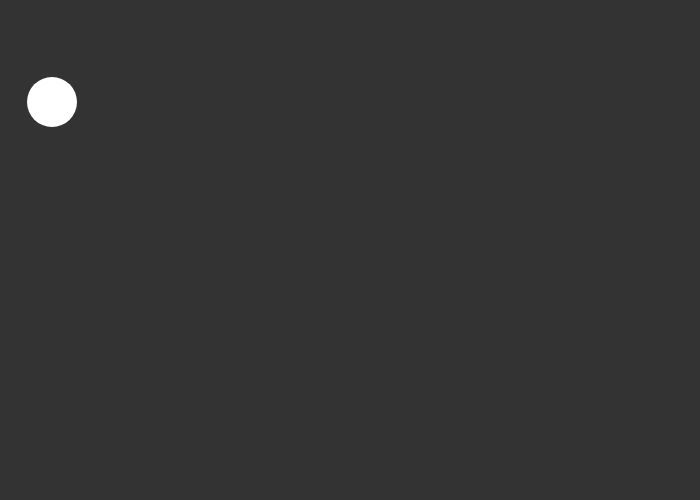
Frame 1 (no input)
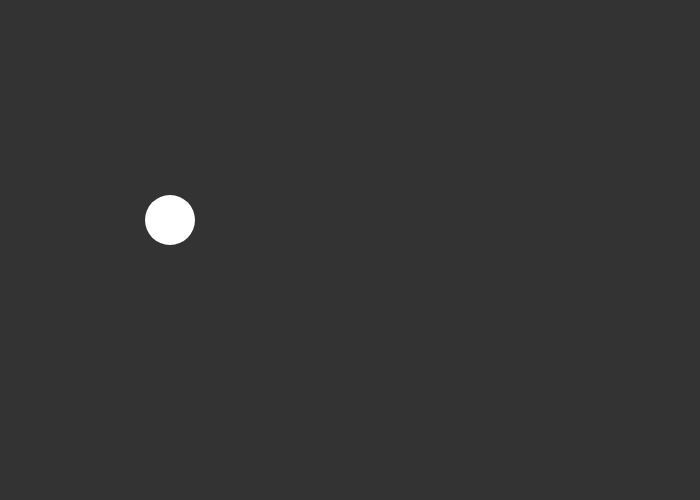
Frame 60 (no input)
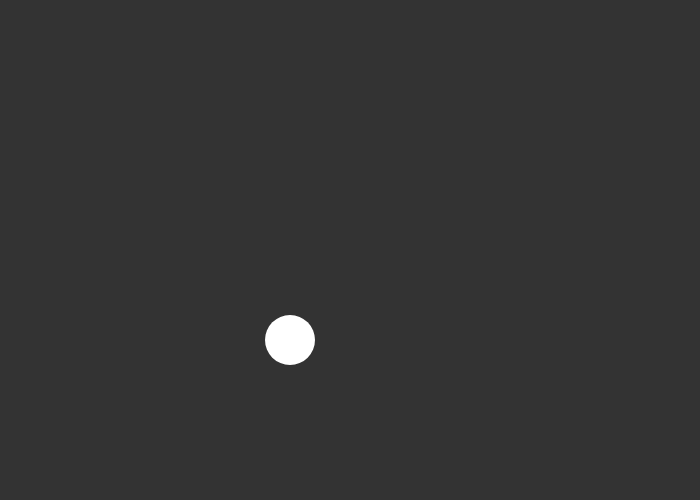
Frame 120 (the mouse pressed at the canvas centre since frame 60)

The p5.js sketch that drew these frames (run headless with seeded random() and noise() and a simulated clock; from frame 60 on, the mouse is pressed at the canvas centre):

// p5.js sketch
// ── sketch.js
var x, y, vx, vy, r;

function setup() {
  createCanvas(700, 500);

  noStroke();

  x = 50;
  y = 100;

  vx = 2;
  vy = 2;

  r = 25;
}

function draw() {
  background(51);

  x += vx;
  y += vy;

  if (x + r > width || x - r < 0) {
    x = max(0, min(x, width));
    vx *= -1;
    fill(random(0, 255),random(0, 255), random(0, 255));
  }
  
  if (y + r > height || y - r < 0) {
    y = max(0, min(y, height));
    vy *= -1;
    fill(random(0, 255),random(0, 255), random(0, 255));
  }



  circle(x, y, 2*r);
}
